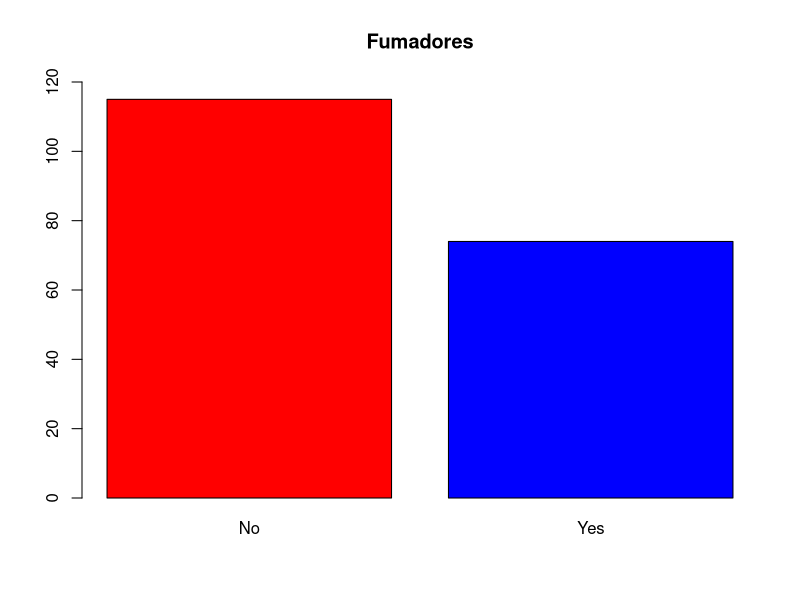
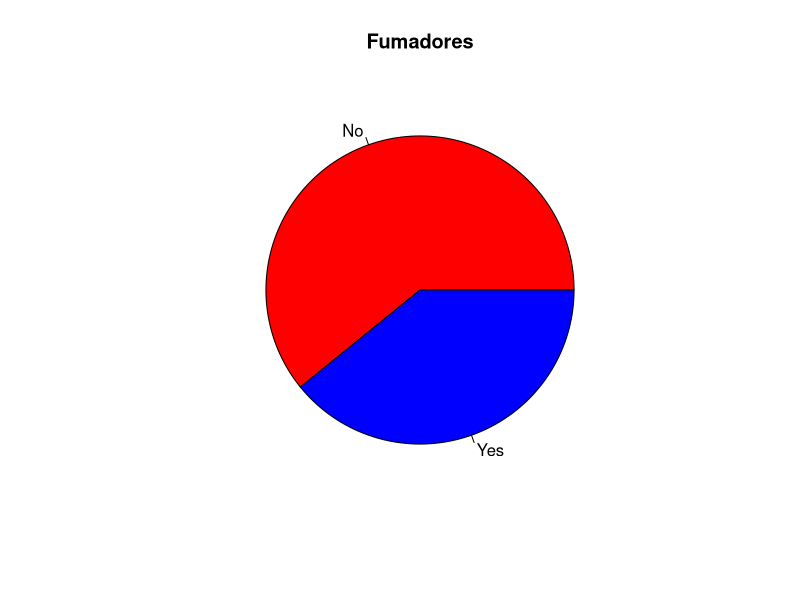

Source code (R) for these figures, in order:
install.packages("MASS")
library(MASS)
fpnn=data.frame(MASS::birthwt)
str(fpnn)
attach(fpnn)
min(age)
max(age)
mean(age)
table(age)

smokefactor=factor(smoke, labels = c("No","Yes"))

barplot(table(smokefactor), main = "Fumadores", ylim=c(0,120), col = c("red","blue"))

pie(table(smokefactor), col = c("red","blue"), main = "Fumadores")